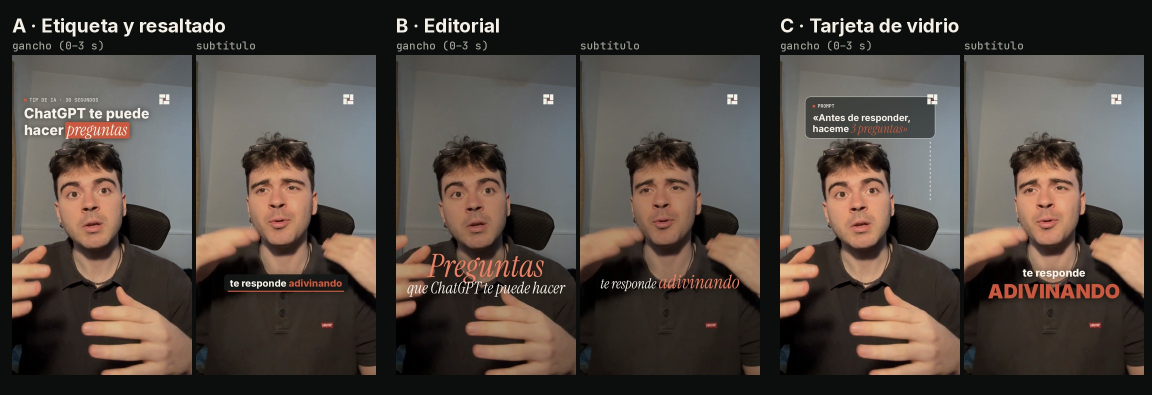
#> input picture marca/muestras/tres-looks.jpg, 2304 x 790 px, given in place of f1.png, which was not available (shown at 1/2 size)
$ python look-c-claro.py .
#> lines starting #> are read from the running program, lines starting #| are printed output that depends on the picture; after the words box and inside, x2 and y2 are one past the last pixel; in counts of white or black regions, pixels touching at a corner belong together; pictures that were not available may be replaced by others from this repository, and a replacement may not be noted
import sys
from PIL import Image, ImageDraw, ImageFont, ImageFilter
SP, F = sys.argv[1], '/home/user/redes/marca/fuentes/'
NOCHE, CREMA, BLANCO, ROJO = (20,24,22), (245,241,232), (255,255,255), (168,64,44)
def inter(px, w): f = ImageFont.truetype(F+'Inter.ttf', px); f.set_variation_by_axes([w]); return f
def mono(px, w=600): f = ImageFont.truetype(F+'JetBrainsMono.ttf', px); f.set_variation_by_axes([w]); return f
def serif(px): return ImageFont.truetype(F+'InstrumentSerif-Italic.ttf', px)
def base(n): return Image.open(f'{SP}/f{n}.png').convert('RGBA')
def capa(im): return Image.new('RGBA', im.size, (0,0,0,0))
def sombra(im, ly, r=18, a=150, dy=0):
    s = Image.new('RGBA', im.size, (0,0,0,0)); m = ly.split()[3].filter(ImageFilter.GaussianBlur(r)).point(lambda p: p*a//255)
    s.putalpha(m); im.alpha_composite(s, (0, dy)); im.alpha_composite(ly)
# logo claro: la versión crema del isotipo, en una ficha redondeada
def ficha_logo(lado=84):
#> called with lado = 84
    t = Image.new('RGBA', (lado, lado), (0,0,0,0)); g = ImageDraw.Draw(t); g.rounded_rectangle([0,0,lado-1,lado-1], 16, fill=CREMA)
#> after `t = Image.new('RGBA', (lado, lado), (0, 0, 0, 0))`: t: PIL image 84x84 RGBA; every value is 0
    S = (lado-20)/24
    for x,y,w,h in ((0,0,14.1,8.1),(15.9,0,8.1,14.1),(9.9,15.9,14.1,8.1),(0,9.9,8.1,14.1)):
        g.rectangle([10+x*S, 10+y*S, 10+(x+w)*S-1, 10+(y+h)*S-1], fill=BLANCO, outline=(214,204,186), width=2)
    g.rectangle([10+10.3*S, 10+10.3*S, 10+13.7*S-1, 10+13.7*S-1], fill=ROJO)
    return t
LOGO = ficha_logo()
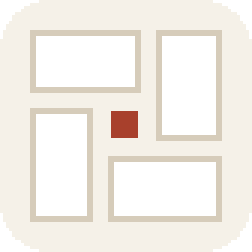
#> LOGO: PIL image 84x84 RGBA (shown 3 times larger); mean R, G, B, A 235.1, 230.7, 223.7, 246.2; transparent parts drawn white
def ponlogo(im):
    ly = capa(im); ly.alpha_composite(LOGO, (860, 232)); sombra(im, ly, 14, 110, 4)
def vidrio(im, caja, r=36):
#> called with caja = (150, 250, 930, 504), r = 36
    x0, y0, x1, y1 = caja; zona = im.crop(caja).filter(ImageFilter.GaussianBlur(30))
#> after `zona = im.crop(caja).filter(ImageFilter.GaussianBlur(30))`:
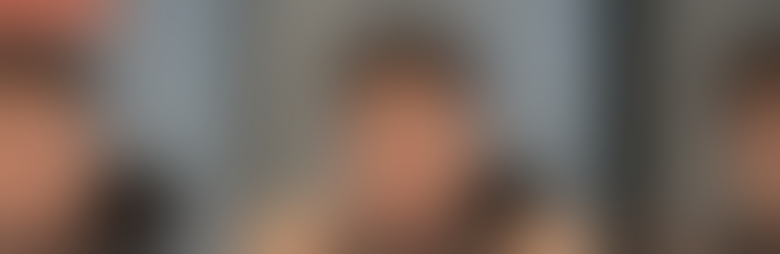
#> zona: PIL image 780x254 RGBA; mean R, G, B, A 115.4, 100.8, 92.2, 255
    zona = Image.alpha_composite(zona, Image.new('RGBA', zona.size, BLANCO+(205,)))
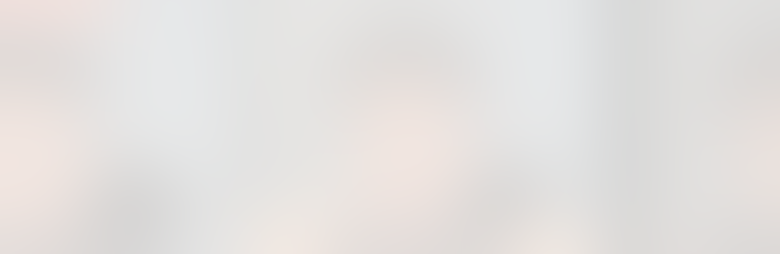
#> zona: PIL image 780x254 RGBA; mean R, G, B, A 227.6, 224.8, 223.1, 255
    m = Image.new('L', zona.size, 0); ImageDraw.Draw(m).rounded_rectangle([0,0,zona.width-1,zona.height-1], r, fill=255)
#> after `m = Image.new('L', zona.size, 0)`: m: PIL image 780x254 L; every value is 0
#> after `ImageDraw.Draw(m).rounded_rectangle([0, 0, zona.width - 1, zona.height`:
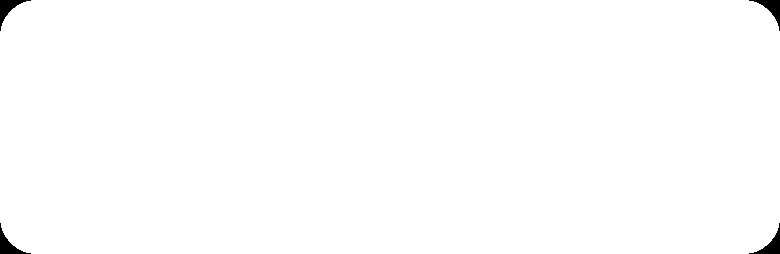
#> m: PIL image 780x254 L; 99.4% white; 4 black regions, box (x1, y1, x2, y2) and area: (0, 0, 31, 31) 287, (749, 0, 780, 31) 287, (0, 223, 31, 254) 287, (749, 223, 780, 254) 287
    sh = capa(im); ImageDraw.Draw(sh).rounded_rectangle(caja, r, fill=(0,0,0,255)); sombra(im, capa(im));
#> after `sh = capa(im)`: sh: PIL image 2304x790 RGBA; every value is 0
#> in sombra, `m = ly.split()[3].filter(ImageFilter.GaussianBlur(r)).point(lambda p: `: m: PIL image 2304x790 L; every value is 0
    s = sh.split()[3].filter(ImageFilter.GaussianBlur(28)).point(lambda p: p*90//255); so = Image.new('RGBA', im.size, (0,0,0,0)); so.putalpha(s); im.alpha_composite(so, (0, 14))
#> after `s = sh.split()[3].filter(ImageFilter.GaussianBlur(28)).point(lambda p:`:
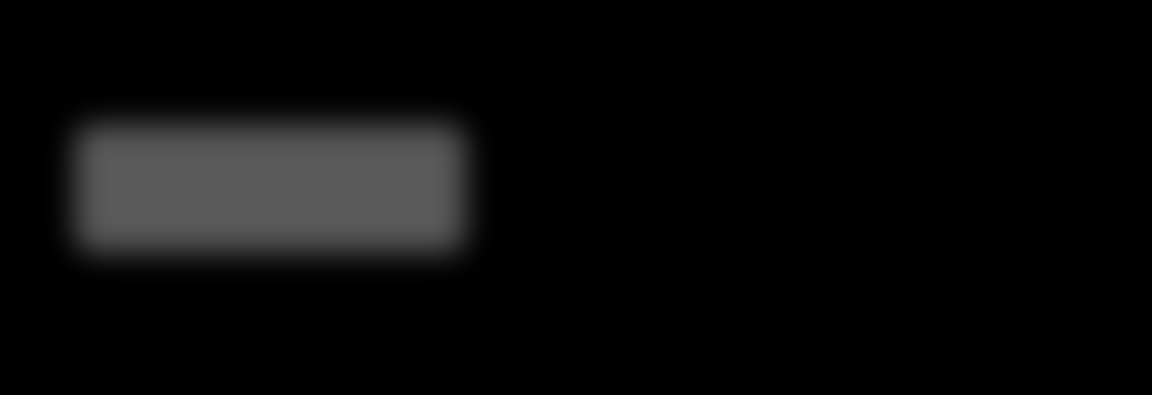
#> s: PIL image 2304x790 L (shown at 1/2 size); min 0, max 90, mean 9.7
#> after `so.putalpha(s)`:
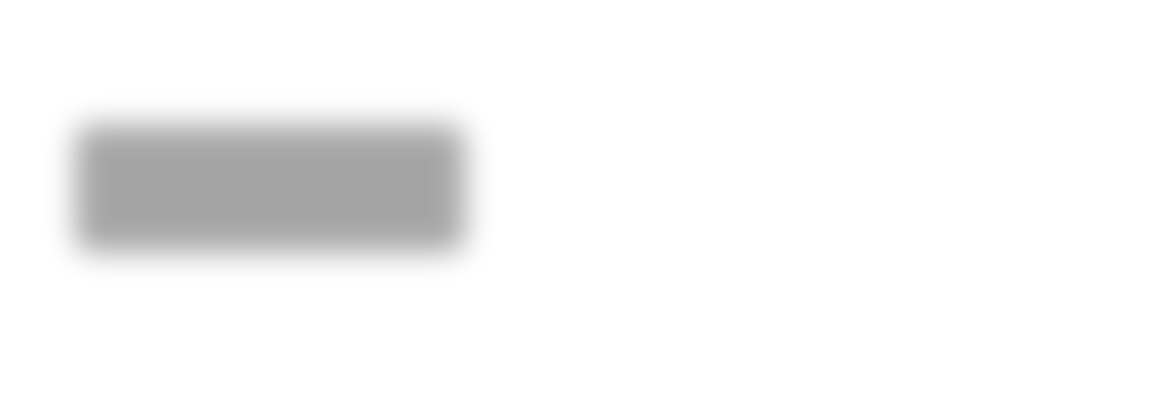
#> so: PIL image 2304x790 RGBA (shown at 1/2 size); mean R, G, B, A 0, 0, 0, 9.7; transparent parts drawn white
    im.paste(zona, (x0, y0), m); ImageDraw.Draw(im).rounded_rectangle(caja, r, outline=BLANCO+(255,), width=3)
#> after `im.paste(zona, (x0, y0), m)`:
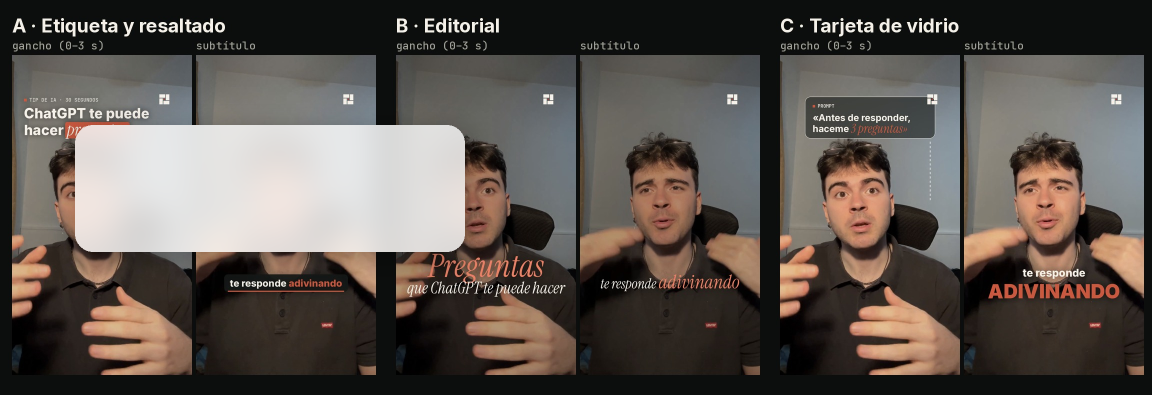
#> im: PIL image 2304x790 RGBA (shown at 1/2 size); mean R, G, B, A 92.3, 84.6, 79, 255

def gancho():
    im = base(1); vidrio(im, (150, 250, 930, 504)); g = ImageDraw.Draw(im)
    g.rectangle([196, 298, 212, 314], fill=ROJO); g.text((228, 316), 'PROMPT', font=mono(28), fill=NOCHE+(170,), anchor='ls')
    f = inter(56, 750); g.text((196, 398), '«Antes de responder,', font=f, fill=NOCHE, anchor='ls')
    g.text((196, 466), 'haceme ', font=f, fill=NOCHE, anchor='ls')
    x = 196 + f.getlength('haceme '); s = serif(78)
    g.text((x, 470), '3 preguntas»', font=s, fill=ROJO, anchor='ls')
    for i in range(13): y = 532 + i*26; g.line([(900, y), (900, y+12)], fill=BLANCO+(230,), width=5)
    g.ellipse([892, 532+13*26, 908, 548+13*26], fill=ROJO)
    ponlogo(im); return im
def sub_1():  # palabra clave en blanco sobre caja roja
    im = base(2); ly = capa(im); g = ImageDraw.Draw(ly)
    g.text((540, 1330), 'te responde', font=inter(66, 800), fill=BLANCO, anchor='ms')
    k = inter(112, 900); w = k.getlength('ADIVINANDO')
    g.rounded_rectangle([540-w/2-30, 1362, 540+w/2+30, 1490], 22, fill=ROJO)
    g.text((540, 1466), 'ADIVINANDO', font=k, fill=BLANCO, anchor='ms')
    sombra(im, ly, 20, 170, 6); ponlogo(im); return im
def sub_2():  # todo en una píldora blanca de vidrio, palabra clave en rojo
    im = base(2); f1, k = inter(64, 800), inter(64, 900)
    w = f1.getlength('te responde ') + k.getlength('ADIVINANDO'); x0 = 540 - w/2
    vidrio(im, (int(x0-40), 1318, int(x0+w+40), 1428), 30); g = ImageDraw.Draw(im)
    g.text((x0, 1396), 'te responde ', font=f1, fill=NOCHE, anchor='ls'); g.text((x0 + f1.getlength('te responde '), 1396), 'ADIVINANDO', font=k, fill=ROJO, anchor='ls')
    ponlogo(im); return im

#> (the run stopped early here; a loop or call above may not have finished)
